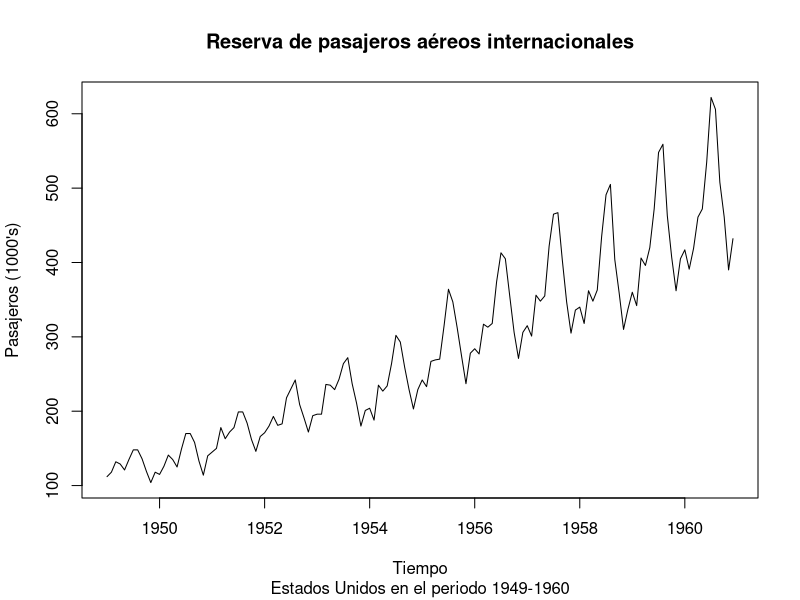
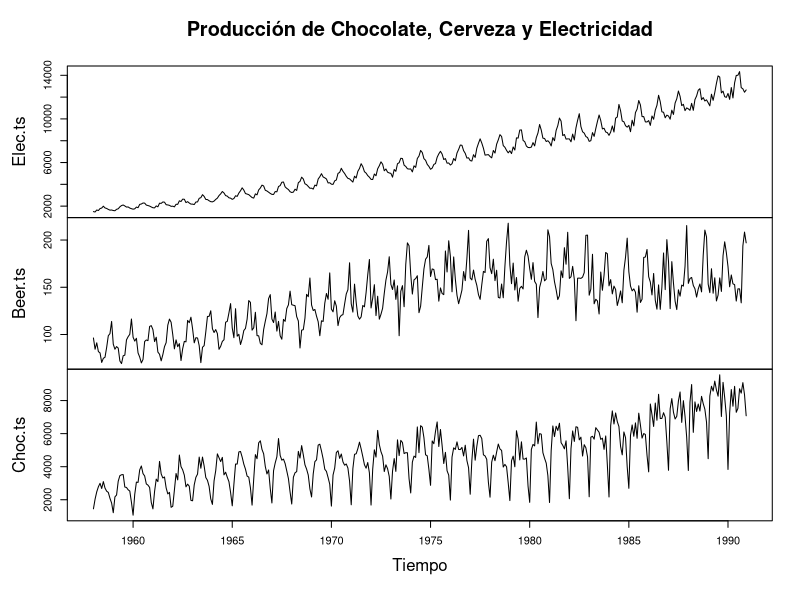
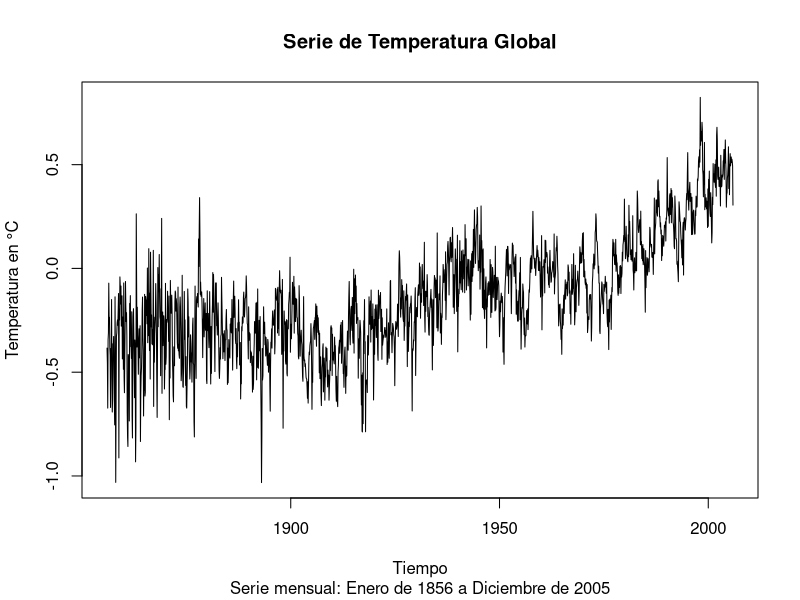
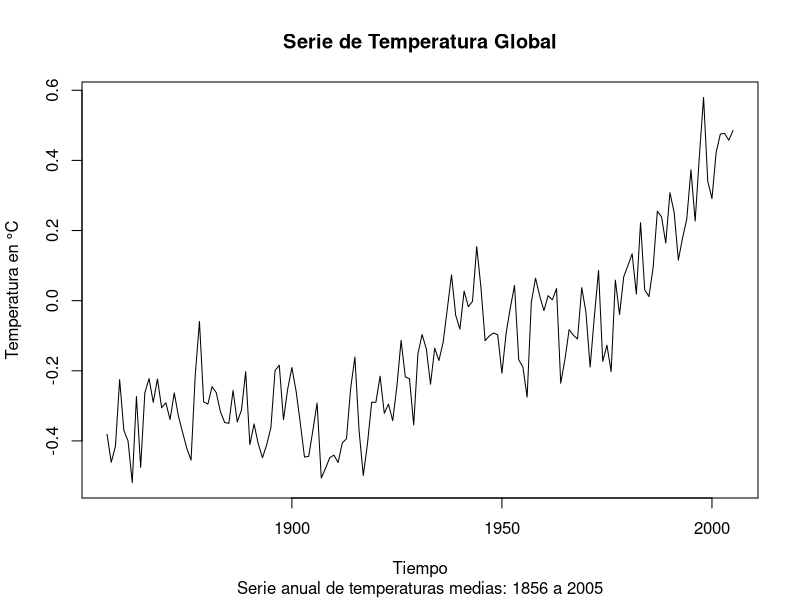
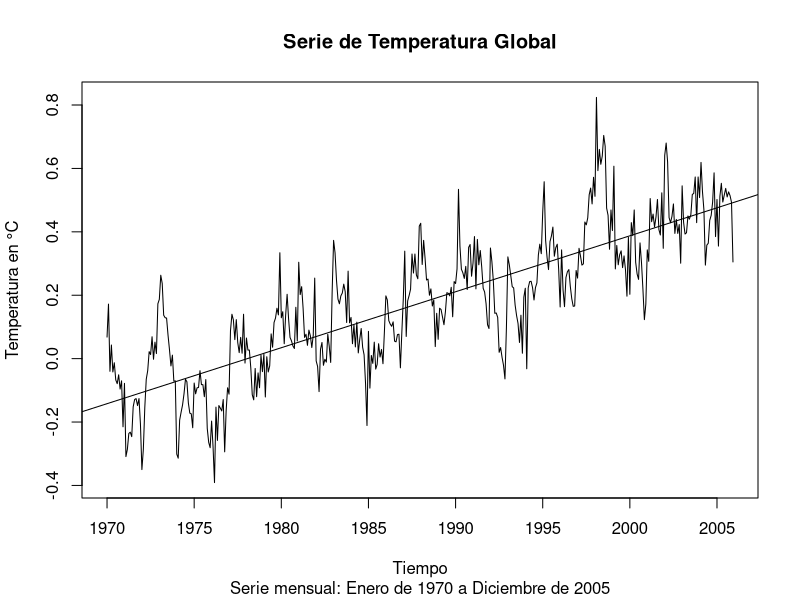
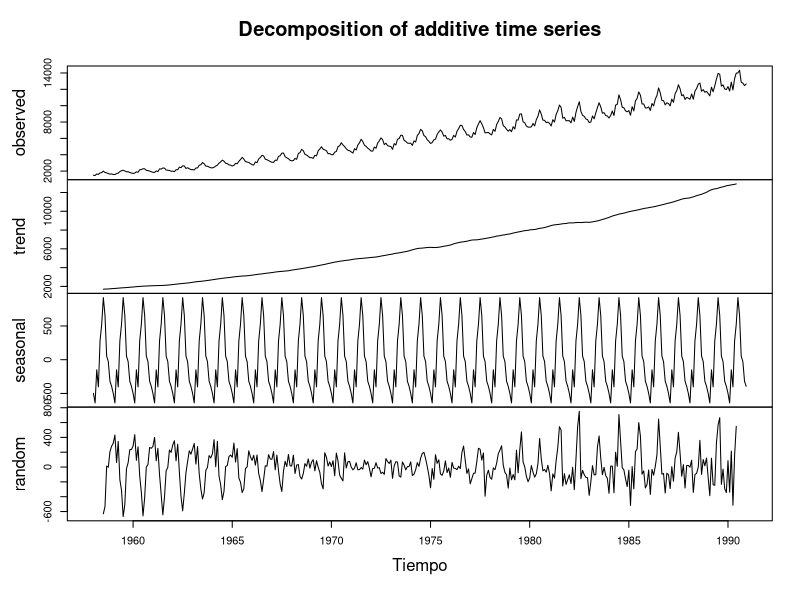
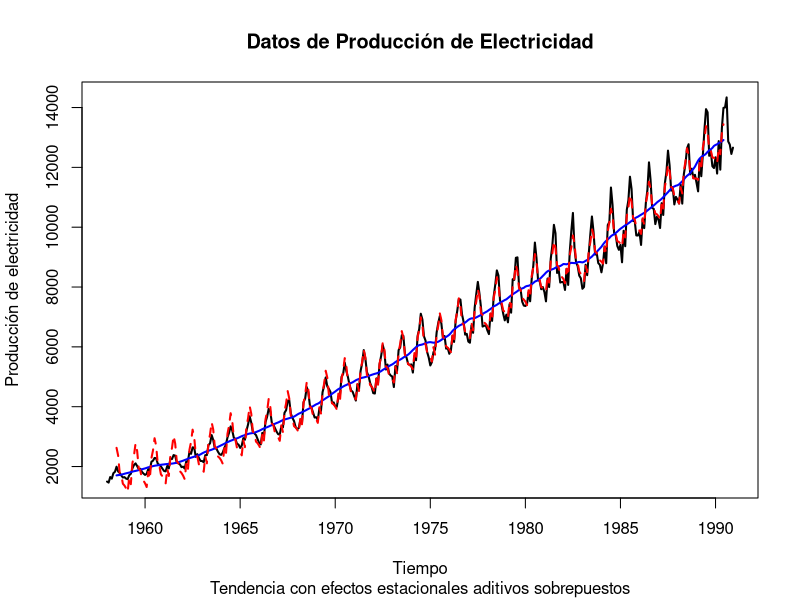
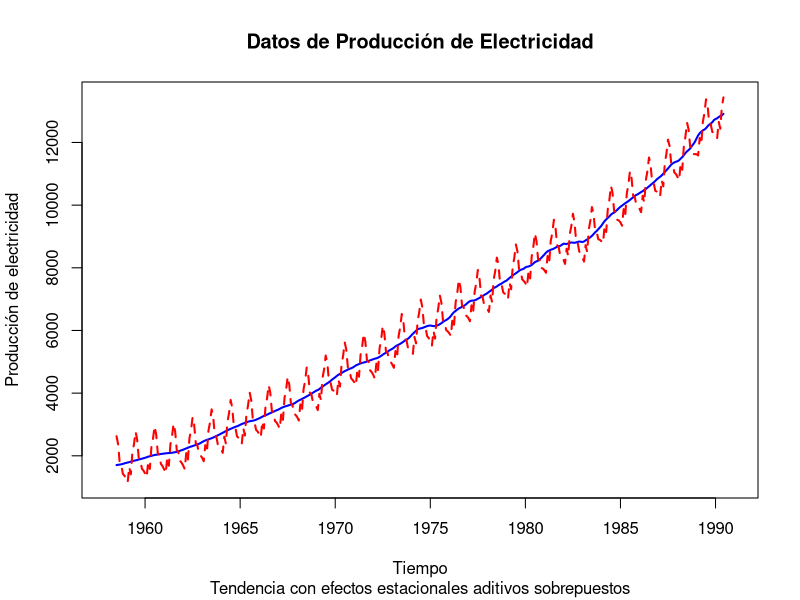

Here is the R script that generated these plots, in order:
#### Técnicas descriptivas: gráficas, tendencias y variación estacional

# Datos de pasajeros aéreos (en miles) de una aerolínea

AP <- AirPassengers
AP

# Clase de un objeto

class(AP)

start(AP); end(AP); frequency(AP)

summary(AP)

plot(AP, ylab = "Pasajeros (1000's)", xlab = "Tiempo", 
     main = "Reserva de pasajeros aéreos internacionales", 
     sub = "Estados Unidos en el periodo 1949-1960")

################################################

# https://github.com/AtefOuni/ts/tree/master/Data

# Series de Tiempo Múltiple

# Serie de producción de electricidad, cerveza y chocolate

# Establecer el directorio de trabajo según corresponda

# setwd()

CBE <- read.csv("cbe.csv", header = TRUE)
CBE[1:4,]
class(CBE)

Elec.ts <- ts(CBE[, 3], start = 1958, freq = 12)
Beer.ts <- ts(CBE[, 2], start = 1958, freq = 12)
Choc.ts <- ts(CBE[, 1], start = 1958, freq = 12)

plot(cbind(Elec.ts, Beer.ts, Choc.ts), 
     main = "Producción de Chocolate, Cerveza y Electricidad", 
     xlab = "Tiempo",
     sub = "Enero de 1958 - Diciembre de 1990")

################################################

# Serie de temperaturas globales, expresadas como anomalías de las medias mensuales

Global <- scan("global.txt")
Global.ts <- ts(Global, st = c(1856, 1), end = c(2005, 12), fr = 12)
Global.annual <- aggregate(Global.ts, FUN = mean)
plot(Global.ts, xlab = "Tiempo", ylab = "Temperatura en °C", main = "Serie de Temperatura Global",
     sub = "Serie mensual: Enero de 1856 a Diciembre de 2005")
plot(Global.annual, xlab = "Tiempo", ylab = "Temperatura en °C", main = "Serie de Temperatura Global",
     sub = "Serie anual de temperaturas medias: 1856 a 2005")

################################################

New.series <- window(Global.ts, start = c(1970, 1), end = c(2005, 12)) 
New.time <- time(New.series)
plot(New.series, xlab = "Tiempo", ylab = "Temperatura en °C", main = "Serie de Temperatura Global",
     sub = "Serie mensual: Enero de 1970 a Diciembre de 2005"); abline(reg = lm(New.series ~ New.time))


#### Descomposición de series

# Modelo Aditivo

# Se debe elegir entre el modelo aditivo o el modelo multiplicativo cuando sea razonable suponer la descomposición
Elec.decom.A <- decompose(Elec.ts)

plot(Elec.decom.A, xlab = "Tiempo", 
     sub = "Descomposición de los datos de producción de electricidad")

# Componentes

Tendencia <- Elec.decom.A$trend
Estacionalidad <- Elec.decom.A$seasonal
Aleatorio <- Elec.decom.A$random

plot(Elec.ts, 
     xlab = "Tiempo", main = "Datos de Producción de Electricidad", 
     ylab = "Producción de electricidad", lwd = 2,
     sub = "Tendencia con efectos estacionales aditivos sobrepuestos")
lines(Tendencia, lwd = 2, col = "blue")
lines(Tendencia + Estacionalidad, lwd = 2, col = "red", lty = 2)

ts.plot(cbind(Tendencia, Tendencia + Estacionalidad), 
        xlab = "Tiempo", main = "Datos de Producción de Electricidad", 
        ylab = "Producción de electricidad", lty = 1:2, 
        col = c("blue", "red"), lwd = 2,
        sub = "Tendencia con efectos estacionales aditivos sobrepuestos")

Tendencia[20] + Estacionalidad[20] + Aleatorio[20]
Elec.ts[20]

###

# Modelo Multiplicativo

Elec.decom.M <- decompose(Elec.ts, type = "mult")

plot(Elec.decom.M, xlab = "Tiempo", 
     sub = "Descomposición de los datos de producción de electricidad")

# Componentes

Trend <- Elec.decom.M$trend
Seasonal <- Elec.decom.M$seasonal
Random <- Elec.decom.M$random

plot(Elec.ts, 
     xlab = "Tiempo", main = "Datos de Producción de Electricidad", 
     ylab = "Producción de electricidad", lwd = 2,
     sub = "Tendencia con efectos estacionales multiplicativos sobrepuestos")
lines(Trend, lwd = 2, col = "blue")
lines(Trend * Seasonal, lwd = 2, col = "red", lty = 2)

ts.plot(cbind(Trend, Trend * Seasonal), 
        xlab = "Tiempo", main = "Datos de Producción de Electricidad", 
        ylab = "Producción de electricidad", lty = 1:2, 
        col = c("blue", "red"), lwd = 2,
        sub = "Tendencia con efectos estacionales multiplicativos sobrepuestos")

Trend[100]*Seasonal[100]*Random[100]
Elec.ts[100]


# J. Cryer & K. Chan. (2008). Time Series Analysis With Applications 
# in R. 233 Spring Street, New York, NY 10013, USA: Springer 
# Science+Business Media, LLC.

# P. Cowpertwait & A. Metcalfe. (2009). Introductory Time Series with R. 
# 233 Spring Street, New York, NY 10013, USA: Springer Science+Business 
# Media, LLC.
